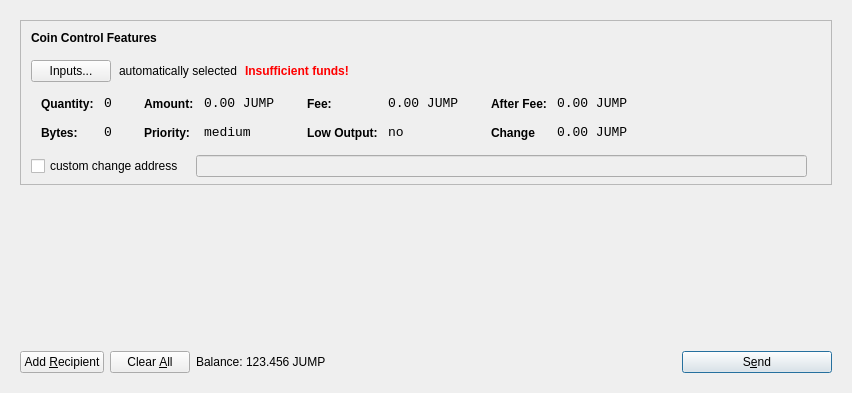
<?xml version="1.0" encoding="UTF-8"?>
<ui version="4.0">
 <class>SendCoinsDialog</class>
 <widget class="QDialog" name="SendCoinsDialog">
  <property name="geometry">
   <rect>
    <x>0</x>
    <y>0</y>
    <width>849</width>
    <height>393</height>
   </rect>
  </property>
  <property name="windowTitle">
   <string>Send Coins</string>
  </property>
  <layout class="QVBoxLayout" name="verticalLayout">
   <item>
    <widget class="QFrame" name="frameMain">
     <layout class="QVBoxLayout" name="verticalLayout_3">
      <item>
       <widget class="QFrame" name="frameCoinControl">
        <property name="sizePolicy">
         <sizepolicy hsizetype="Expanding" vsizetype="Expanding">
          <horstretch>0</horstretch>
          <verstretch>0</verstretch>
         </sizepolicy>
        </property>
        <property name="maximumSize">
         <size>
          <width>16777215</width>
          <height>16777215</height>
         </size>
        </property>
        <property name="frameShape">
         <enum>QFrame::StyledPanel</enum>
        </property>
        <property name="frameShadow">
         <enum>QFrame::Sunken</enum>
        </property>
        <layout class="QVBoxLayout" name="verticalLayoutCoinControl2">
         <property name="spacing">
          <number>6</number>
         </property>
         <property name="leftMargin">
          <number>0</number>
         </property>
         <property name="topMargin">
          <number>0</number>
         </property>
         <property name="rightMargin">
          <number>0</number>
         </property>
         <property name="bottomMargin">
          <number>6</number>
         </property>
         <item>
          <layout class="QVBoxLayout" name="verticalLayoutCoinControl" stretch="0,0,0,0,1">
           <property name="spacing">
            <number>0</number>
           </property>
           <property name="leftMargin">
            <number>10</number>
           </property>
           <property name="topMargin">
            <number>10</number>
           </property>
           <item>
            <layout class="QHBoxLayout" name="horizontalLayoutCoinControl1">
             <property name="bottomMargin">
              <number>15</number>
             </property>
             <item>
              <widget class="QLabel" name="labelCoinControlFeatures">
               <property name="sizePolicy">
                <sizepolicy hsizetype="Preferred" vsizetype="Maximum">
                 <horstretch>0</horstretch>
                 <verstretch>0</verstretch>
                </sizepolicy>
               </property>
               <property name="font">
                <font>
                 <weight>75</weight>
                 <bold>true</bold>
                </font>
               </property>
               <property name="styleSheet">
                <string notr="true">font-weight:bold;</string>
               </property>
               <property name="text">
                <string>Coin Control Features</string>
               </property>
              </widget>
             </item>
            </layout>
           </item>
           <item>
            <layout class="QHBoxLayout" name="horizontalLayoutCoinControl2" stretch="0,0,0,0">
             <property name="spacing">
              <number>8</number>
             </property>
             <property name="bottomMargin">
              <number>10</number>
             </property>
             <item>
              <widget class="QPushButton" name="pushButtonCoinControl">
               <property name="styleSheet">
                <string notr="true"/>
               </property>
               <property name="text">
                <string>Inputs...</string>
               </property>
              </widget>
             </item>
             <item>
              <widget class="QLabel" name="labelCoinControlAutomaticallySelected">
               <property name="text">
                <string>automatically selected</string>
               </property>
               <property name="margin">
                <number>5</number>
               </property>
              </widget>
             </item>
             <item>
              <widget class="QLabel" name="labelCoinControlInsuffFunds">
               <property name="font">
                <font>
                 <weight>75</weight>
                 <bold>true</bold>
                </font>
               </property>
               <property name="styleSheet">
                <string notr="true">color:red;font-weight:bold;</string>
               </property>
               <property name="text">
                <string>Insufficient funds!</string>
               </property>
               <property name="margin">
                <number>5</number>
               </property>
              </widget>
             </item>
             <item>
              <spacer name="horizontalSpacerCoinControl">
               <property name="orientation">
                <enum>Qt::Horizontal</enum>
               </property>
               <property name="sizeHint" stdset="0">
                <size>
                 <width>40</width>
                 <height>1</height>
                </size>
               </property>
              </spacer>
             </item>
            </layout>
           </item>
           <item>
            <widget class="QWidget" name="widgetCoinControl" native="true">
             <property name="sizePolicy">
              <sizepolicy hsizetype="Preferred" vsizetype="Preferred">
               <horstretch>0</horstretch>
               <verstretch>0</verstretch>
              </sizepolicy>
             </property>
             <property name="minimumSize">
              <size>
               <width>0</width>
               <height>0</height>
              </size>
             </property>
             <property name="styleSheet">
              <string notr="true"/>
             </property>
             <layout class="QHBoxLayout" name="horizontalLayoutCoinControl5">
              <property name="leftMargin">
               <number>0</number>
              </property>
              <property name="topMargin">
               <number>0</number>
              </property>
              <property name="rightMargin">
               <number>0</number>
              </property>
              <property name="bottomMargin">
               <number>0</number>
              </property>
              <item>
               <layout class="QHBoxLayout" name="horizontalLayoutCoinControl3" stretch="0,0,0,1">
                <property name="spacing">
                 <number>20</number>
                </property>
                <property name="topMargin">
                 <number>0</number>
                </property>
                <property name="bottomMargin">
                 <number>10</number>
                </property>
                <item>
                 <layout class="QFormLayout" name="formLayoutCoinControl1">
                  <property name="horizontalSpacing">
                   <number>10</number>
                  </property>
                  <property name="verticalSpacing">
                   <number>14</number>
                  </property>
                  <property name="leftMargin">
                   <number>10</number>
                  </property>
                  <property name="topMargin">
                   <number>4</number>
                  </property>
                  <property name="rightMargin">
                   <number>6</number>
                  </property>
                  <item row="0" column="0">
                   <widget class="QLabel" name="labelCoinControlQuantityText">
                    <property name="styleSheet">
                     <string notr="true">font-weight:bold;</string>
                    </property>
                    <property name="text">
                     <string>Quantity:</string>
                    </property>
                    <property name="margin">
                     <number>0</number>
                    </property>
                   </widget>
                  </item>
                  <item row="0" column="1">
                   <widget class="QLabel" name="labelCoinControlQuantity">
                    <property name="font">
                     <font>
                      <family>Monospace</family>
                      <pointsize>10</pointsize>
                     </font>
                    </property>
                    <property name="cursor">
                     <cursorShape>IBeamCursor</cursorShape>
                    </property>
                    <property name="contextMenuPolicy">
                     <enum>Qt::ActionsContextMenu</enum>
                    </property>
                    <property name="text">
                     <string>0</string>
                    </property>
                    <property name="margin">
                     <number>0</number>
                    </property>
                    <property name="textInteractionFlags">
                     <set>Qt::LinksAccessibleByMouse|Qt::TextSelectableByKeyboard|Qt::TextSelectableByMouse</set>
                    </property>
                   </widget>
                  </item>
                  <item row="1" column="0">
                   <widget class="QLabel" name="labelCoinControlBytesText">
                    <property name="styleSheet">
                     <string notr="true">font-weight:bold;</string>
                    </property>
                    <property name="text">
                     <string>Bytes:</string>
                    </property>
                   </widget>
                  </item>
                  <item row="1" column="1">
                   <widget class="QLabel" name="labelCoinControlBytes">
                    <property name="font">
                     <font>
                      <family>Monospace</family>
                      <pointsize>10</pointsize>
                     </font>
                    </property>
                    <property name="cursor">
                     <cursorShape>IBeamCursor</cursorShape>
                    </property>
                    <property name="contextMenuPolicy">
                     <enum>Qt::ActionsContextMenu</enum>
                    </property>
                    <property name="text">
                     <string>0</string>
                    </property>
                    <property name="textInteractionFlags">
                     <set>Qt::LinksAccessibleByMouse|Qt::TextSelectableByKeyboard|Qt::TextSelectableByMouse</set>
                    </property>
                   </widget>
                  </item>
                 </layout>
                </item>
                <item>
                 <layout class="QFormLayout" name="formLayoutCoinControl2">
                  <property name="horizontalSpacing">
                   <number>10</number>
                  </property>
                  <property name="verticalSpacing">
                   <number>14</number>
                  </property>
                  <property name="leftMargin">
                   <number>6</number>
                  </property>
                  <property name="topMargin">
                   <number>4</number>
                  </property>
                  <property name="rightMargin">
                   <number>6</number>
                  </property>
                  <item row="0" column="0">
                   <widget class="QLabel" name="labelCoinControlAmountText">
                    <property name="styleSheet">
                     <string notr="true">font-weight:bold;</string>
                    </property>
                    <property name="text">
                     <string>Amount:</string>
                    </property>
                    <property name="margin">
                     <number>0</number>
                    </property>
                   </widget>
                  </item>
                  <item row="0" column="1">
                   <widget class="QLabel" name="labelCoinControlAmount">
                    <property name="font">
                     <font>
                      <family>Monospace</family>
                      <pointsize>10</pointsize>
                     </font>
                    </property>
                    <property name="cursor">
                     <cursorShape>IBeamCursor</cursorShape>
                    </property>
                    <property name="contextMenuPolicy">
                     <enum>Qt::ActionsContextMenu</enum>
                    </property>
                    <property name="text">
                     <string>0.00 JUMP</string>
                    </property>
                    <property name="textInteractionFlags">
                     <set>Qt::LinksAccessibleByMouse|Qt::TextSelectableByKeyboard|Qt::TextSelectableByMouse</set>
                    </property>
                   </widget>
                  </item>
                  <item row="1" column="0">
                   <widget class="QLabel" name="labelCoinControlPriorityText">
                    <property name="styleSheet">
                     <string notr="true">font-weight:bold;</string>
                    </property>
                    <property name="text">
                     <string>Priority:</string>
                    </property>
                   </widget>
                  </item>
                  <item row="1" column="1">
                   <widget class="QLabel" name="labelCoinControlPriority">
                    <property name="font">
                     <font>
                      <family>Monospace</family>
                      <pointsize>10</pointsize>
                     </font>
                    </property>
                    <property name="cursor">
                     <cursorShape>IBeamCursor</cursorShape>
                    </property>
                    <property name="contextMenuPolicy">
                     <enum>Qt::ActionsContextMenu</enum>
                    </property>
                    <property name="text">
                     <string>medium</string>
                    </property>
                    <property name="textInteractionFlags">
                     <set>Qt::LinksAccessibleByMouse|Qt::TextSelectableByKeyboard|Qt::TextSelectableByMouse</set>
                    </property>
                   </widget>
                  </item>
                 </layout>
                </item>
                <item>
                 <layout class="QFormLayout" name="formLayoutCoinControl3">
                  <property name="horizontalSpacing">
                   <number>10</number>
                  </property>
                  <property name="verticalSpacing">
                   <number>14</number>
                  </property>
                  <property name="leftMargin">
                   <number>6</number>
                  </property>
                  <property name="topMargin">
                   <number>4</number>
                  </property>
                  <property name="rightMargin">
                   <number>6</number>
                  </property>
                  <item row="0" column="0">
                   <widget class="QLabel" name="labelCoinControlFeeText">
                    <property name="styleSheet">
                     <string notr="true">font-weight:bold;</string>
                    </property>
                    <property name="text">
                     <string>Fee:</string>
                    </property>
                    <property name="margin">
                     <number>0</number>
                    </property>
                   </widget>
                  </item>
                  <item row="0" column="1">
                   <widget class="QLabel" name="labelCoinControlFee">
                    <property name="font">
                     <font>
                      <family>Monospace</family>
                      <pointsize>10</pointsize>
                     </font>
                    </property>
                    <property name="cursor">
                     <cursorShape>IBeamCursor</cursorShape>
                    </property>
                    <property name="contextMenuPolicy">
                     <enum>Qt::ActionsContextMenu</enum>
                    </property>
                    <property name="text">
                     <string>0.00 JUMP</string>
                    </property>
                    <property name="textInteractionFlags">
                     <set>Qt::LinksAccessibleByMouse|Qt::TextSelectableByKeyboard|Qt::TextSelectableByMouse</set>
                    </property>
                   </widget>
                  </item>
                  <item row="1" column="0">
                   <widget class="QLabel" name="labelCoinControlLowOutputText">
                    <property name="styleSheet">
                     <string notr="true">font-weight:bold;</string>
                    </property>
                    <property name="text">
                     <string>Low Output:</string>
                    </property>
                   </widget>
                  </item>
                  <item row="1" column="1">
                   <widget class="QLabel" name="labelCoinControlLowOutput">
                    <property name="font">
                     <font>
                      <family>Monospace</family>
                      <pointsize>10</pointsize>
                     </font>
                    </property>
                    <property name="cursor">
                     <cursorShape>IBeamCursor</cursorShape>
                    </property>
                    <property name="contextMenuPolicy">
                     <enum>Qt::ActionsContextMenu</enum>
                    </property>
                    <property name="text">
                     <string>no</string>
                    </property>
                    <property name="textInteractionFlags">
                     <set>Qt::LinksAccessibleByMouse|Qt::TextSelectableByKeyboard|Qt::TextSelectableByMouse</set>
                    </property>
                   </widget>
                  </item>
                 </layout>
                </item>
                <item>
                 <layout class="QFormLayout" name="formLayoutCoinControl4">
                  <property name="horizontalSpacing">
                   <number>10</number>
                  </property>
                  <property name="verticalSpacing">
                   <number>14</number>
                  </property>
                  <property name="leftMargin">
                   <number>6</number>
                  </property>
                  <property name="topMargin">
                   <number>4</number>
                  </property>
                  <property name="rightMargin">
                   <number>6</number>
                  </property>
                  <item row="0" column="0">
                   <widget class="QLabel" name="labelCoinControlAfterFeeText">
                    <property name="styleSheet">
                     <string notr="true">font-weight:bold;</string>
                    </property>
                    <property name="text">
                     <string>After Fee:</string>
                    </property>
                    <property name="margin">
                     <number>0</number>
                    </property>
                   </widget>
                  </item>
                  <item row="0" column="1">
                   <widget class="QLabel" name="labelCoinControlAfterFee">
                    <property name="font">
                     <font>
                      <family>Monospace</family>
                      <pointsize>10</pointsize>
                     </font>
                    </property>
                    <property name="cursor">
                     <cursorShape>IBeamCursor</cursorShape>
                    </property>
                    <property name="contextMenuPolicy">
                     <enum>Qt::ActionsContextMenu</enum>
                    </property>
                    <property name="text">
                     <string>0.00 JUMP</string>
                    </property>
                    <property name="textInteractionFlags">
                     <set>Qt::LinksAccessibleByMouse|Qt::TextSelectableByKeyboard|Qt::TextSelectableByMouse</set>
                    </property>
                   </widget>
                  </item>
                  <item row="1" column="0">
                   <widget class="QLabel" name="labelCoinControlChangeText">
                    <property name="styleSheet">
                     <string notr="true">font-weight:bold;</string>
                    </property>
                    <property name="text">
                     <string>Change</string>
                    </property>
                   </widget>
                  </item>
                  <item row="1" column="1">
                   <widget class="QLabel" name="labelCoinControlChange">
                    <property name="font">
                     <font>
                      <family>Monospace</family>
                      <pointsize>10</pointsize>
                     </font>
                    </property>
                    <property name="cursor">
                     <cursorShape>IBeamCursor</cursorShape>
                    </property>
                    <property name="contextMenuPolicy">
                     <enum>Qt::ActionsContextMenu</enum>
                    </property>
                    <property name="text">
                     <string>0.00 JUMP</string>
                    </property>
                    <property name="textInteractionFlags">
                     <set>Qt::LinksAccessibleByMouse|Qt::TextSelectableByKeyboard|Qt::TextSelectableByMouse</set>
                    </property>
                   </widget>
                  </item>
                 </layout>
                </item>
               </layout>
              </item>
             </layout>
            </widget>
           </item>
           <item>
            <layout class="QHBoxLayout" name="horizontalLayoutCoinControl4" stretch="0,0,0">
             <property name="spacing">
              <number>12</number>
             </property>
             <property name="sizeConstraint">
              <enum>QLayout::SetDefaultConstraint</enum>
             </property>
             <property name="topMargin">
              <number>5</number>
             </property>
             <property name="rightMargin">
              <number>5</number>
             </property>
             <item>
              <widget class="QCheckBox" name="checkBoxCoinControlChange">
               <property name="text">
                <string>custom change address</string>
               </property>
              </widget>
             </item>
             <item>
              <widget class="QLineEdit" name="lineEditCoinControlChange">
               <property name="enabled">
                <bool>false</bool>
               </property>
               <property name="sizePolicy">
                <sizepolicy hsizetype="Expanding" vsizetype="Fixed">
                 <horstretch>0</horstretch>
                 <verstretch>0</verstretch>
                </sizepolicy>
               </property>
              </widget>
             </item>
             <item>
              <widget class="QLabel" name="labelCoinControlChangeLabel">
               <property name="sizePolicy">
                <sizepolicy hsizetype="Preferred" vsizetype="Expanding">
                 <horstretch>0</horstretch>
                 <verstretch>0</verstretch>
                </sizepolicy>
               </property>
               <property name="minimumSize">
                <size>
                 <width>0</width>
                 <height>0</height>
                </size>
               </property>
               <property name="text">
                <string/>
               </property>
               <property name="margin">
                <number>3</number>
               </property>
              </widget>
             </item>
            </layout>
           </item>
           <item>
            <spacer name="verticalSpacerCoinControl">
             <property name="orientation">
              <enum>Qt::Vertical</enum>
             </property>
             <property name="sizeHint" stdset="0">
              <size>
               <width>800</width>
               <height>1</height>
              </size>
             </property>
            </spacer>
           </item>
          </layout>
         </item>
        </layout>
       </widget>
      </item>
      <item>
       <widget class="QScrollArea" name="scrollArea">
        <property name="frameShape">
         <enum>QFrame::NoFrame</enum>
        </property>
        <property name="widgetResizable">
         <bool>true</bool>
        </property>
        <widget class="QWidget" name="scrollAreaWidgetContents">
         <property name="geometry">
          <rect>
           <x>0</x>
           <y>0</y>
           <width>813</width>
           <height>148</height>
          </rect>
         </property>
         <layout class="QVBoxLayout" name="verticalLayout_2">
          <property name="leftMargin">
           <number>0</number>
          </property>
          <property name="topMargin">
           <number>0</number>
          </property>
          <property name="rightMargin">
           <number>0</number>
          </property>
          <property name="bottomMargin">
           <number>0</number>
          </property>
          <item>
           <layout class="QVBoxLayout" name="entries">
            <property name="spacing">
             <number>6</number>
            </property>
           </layout>
          </item>
          <item>
           <spacer name="verticalSpacer">
            <property name="orientation">
             <enum>Qt::Vertical</enum>
            </property>
            <property name="sizeHint" stdset="0">
             <size>
              <width>20</width>
              <height>40</height>
             </size>
            </property>
           </spacer>
          </item>
         </layout>
        </widget>
       </widget>
      </item>
      <item>
       <layout class="QHBoxLayout" name="horizontalLayout">
        <item>
         <widget class="QPushButton" name="addButton">
          <property name="toolTip">
           <string>Send to multiple recipients at once</string>
          </property>
          <property name="text">
           <string>Add &amp;Recipient</string>
          </property>
          <property name="icon">
           <iconset resource="../jumpcoin.qrc">
            <normaloff>:/icons/add</normaloff>:/icons/add</iconset>
          </property>
          <property name="autoDefault">
           <bool>false</bool>
          </property>
         </widget>
        </item>
        <item>
         <widget class="QPushButton" name="clearButton">
          <property name="sizePolicy">
           <sizepolicy hsizetype="Minimum" vsizetype="Fixed">
            <horstretch>0</horstretch>
            <verstretch>0</verstretch>
           </sizepolicy>
          </property>
          <property name="toolTip">
           <string>Remove all transaction fields</string>
          </property>
          <property name="text">
           <string>Clear &amp;All</string>
          </property>
          <property name="icon">
           <iconset resource="../jumpcoin.qrc">
            <normaloff>:/icons/remove</normaloff>:/icons/remove</iconset>
          </property>
          <property name="autoRepeatDelay">
           <number>300</number>
          </property>
          <property name="autoDefault">
           <bool>false</bool>
          </property>
         </widget>
        </item>
        <item>
         <layout class="QHBoxLayout" name="horizontalLayout_2">
          <property name="spacing">
           <number>3</number>
          </property>
          <item>
           <widget class="QLabel" name="label">
            <property name="sizePolicy">
             <sizepolicy hsizetype="Preferred" vsizetype="Fixed">
              <horstretch>0</horstretch>
              <verstretch>0</verstretch>
             </sizepolicy>
            </property>
            <property name="text">
             <string>Balance:</string>
            </property>
           </widget>
          </item>
          <item>
           <widget class="QLabel" name="labelBalance">
            <property name="sizePolicy">
             <sizepolicy hsizetype="Preferred" vsizetype="Fixed">
              <horstretch>0</horstretch>
              <verstretch>0</verstretch>
             </sizepolicy>
            </property>
            <property name="cursor">
             <cursorShape>IBeamCursor</cursorShape>
            </property>
            <property name="text">
             <string>123.456 JUMP</string>
            </property>
            <property name="textInteractionFlags">
             <set>Qt::LinksAccessibleByMouse|Qt::TextSelectableByKeyboard|Qt::TextSelectableByMouse</set>
            </property>
           </widget>
          </item>
         </layout>
        </item>
        <item>
         <spacer name="horizontalSpacer">
          <property name="orientation">
           <enum>Qt::Horizontal</enum>
          </property>
          <property name="sizeHint" stdset="0">
           <size>
            <width>40</width>
            <height>20</height>
           </size>
          </property>
         </spacer>
        </item>
        <item>
         <widget class="QPushButton" name="sendButton">
          <property name="minimumSize">
           <size>
            <width>150</width>
            <height>0</height>
           </size>
          </property>
          <property name="toolTip">
           <string>Confirm the send action</string>
          </property>
          <property name="text">
           <string>S&amp;end</string>
          </property>
          <property name="icon">
           <iconset resource="../jumpcoin.qrc">
            <normaloff>:/icons/send</normaloff>:/icons/send</iconset>
          </property>
          <property name="default">
           <bool>true</bool>
          </property>
         </widget>
        </item>
       </layout>
      </item>
     </layout>
     <zorder>scrollArea</zorder>
     <zorder>frameCoinControl</zorder>
     <zorder></zorder>
    </widget>
   </item>
  </layout>
 </widget>
 <resources>
  <include location="../jumpcoin.qrc"/>
 </resources>
 <connections/>
</ui>
